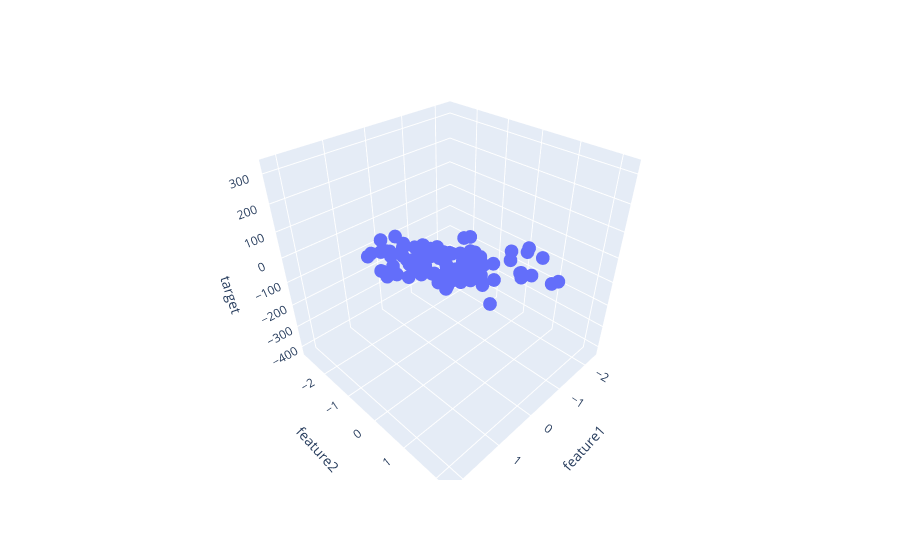

The notebook cell saved with this chart:
### Code cell
fig = px.scatter_3d(df,x='feature1' ,y='feature2',z='target') 
fig.show()
